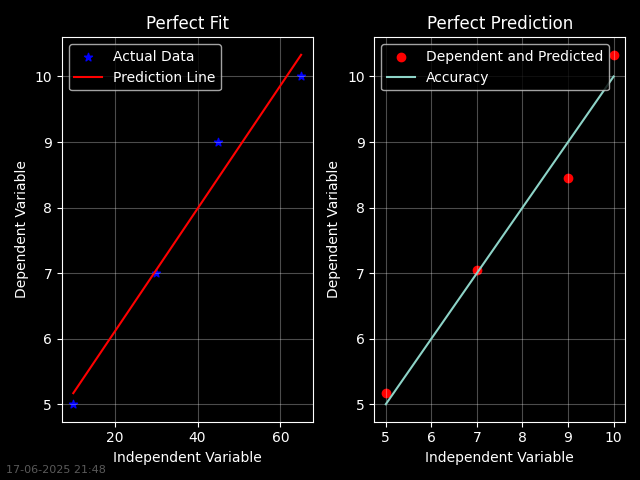

This chart was generated by the following Python code:
import numpy as np
import pandas as pd
import matplotlib.pyplot as plt
from sklearn.linear_model import LinearRegression
from datetime import datetime
import pytz

def main():
    time_zone = pytz.timezone('Asia/Manila')
    time = datetime.now(time_zone).strftime('%d-%m-%Y %H:%M')

    independent_var = np.array([10, 30, 45, 65]).reshape(-1, 1)
    dependent_var = np.array([5, 7, 9, 10])

    model = LinearRegression().fit(independent_var, dependent_var)


    plt.style.use('dark_background')
    fig = plt.figure() #make it on the outside of looping to avoid complication

    for i, data in enumerate(independent_var, start=1):

        if i == 1:
            plt.subplot(1, 2, i)
            plt.xlabel('Independent Variable')
            plt.ylabel('Dependent Variable')
            plt.title('Perfect Fit')
            plt.grid(alpha=0.3)
            plt.scatter(independent_var, dependent_var, color='blue', label='Actual Data', marker='*')
            plt.plot(independent_var, model.predict(independent_var), color='red', label='Prediction Line')

        elif i == 2:
            plt.subplot(1, 2, i)
            plt.xlabel('Independent Variable')
            plt.ylabel('Dependent Variable')
            plt.title('Perfect Prediction')
            plt.grid(alpha=0.3)
            plt.scatter(dependent_var, model.predict(independent_var), color='red', label='Dependent and Predicted')
            plt.plot([dependent_var.min(), dependent_var.max()], [dependent_var.min(), dependent_var.max()], label='Accuracy')
        plt.legend()
        
    fig.text(0.01, 0.01, time, fontsize=7.5, color='gray', alpha=0.7, 
             ha='left', va='bottom')
    print(f'the prediction are {model.predict(independent_var)}')

    plt.tight_layout()
    plt.savefig('workplace.png')
    plt.show()

if __name__ == '__main__':
    main()